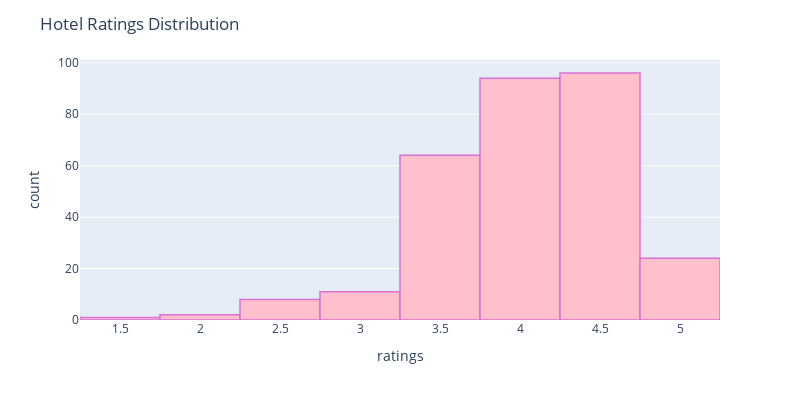

Source (notebook cell):
### Markdown cell above
### Plotting the Distribution of Hotel Ratings

### Code cell
color = sns.color_palette()

fig = px.histogram(hotels_df, x="ratings",  width=800, height=400)
fig.update_traces(marker_color="pink",marker_line_color='orchid',
                  marker_line_width=1.5)
fig.update_layout(title_text='Hotel Ratings Distribution')
fig.show()

### Figure 1 — Plotly figure (JSON) as saved in the notebook; plotly's stock layout.template omitted (floating-point values rounded to 4 significant figures; data arrays with more than 128 entries replaced by an {"elided": "..."} marker saying what was removed)
{"data": [{"alignmentgroup": "True", "bingroup": "x", "hovertemplate": "ratings=%{x}<br>count=%{y}<extra></extra>", "legendgroup": "", "marker": {"color": "pink", "line": {"color": "orchid", "width": 1.5}, "pattern": {"shape": ""}}, "name": "", "offsetgroup": "", "orientation": "v", "showlegend": false, "type": "histogram", "x": {"elided": "300 float values"}, "xaxis": "x", "yaxis": "y"}], "layout": {"barmode": "relative", "height": 400, "legend": {"tracegroupgap": 0}, "margin": {"t": 60}, "title": {"text": "Hotel Ratings Distribution"}, "width": 800, "xaxis": {"anchor": "y", "domain": [0, 1], "title": {"text": "ratings"}}, "yaxis": {"anchor": "x", "domain": [0, 1], "title": {"text": "count"}}}}
